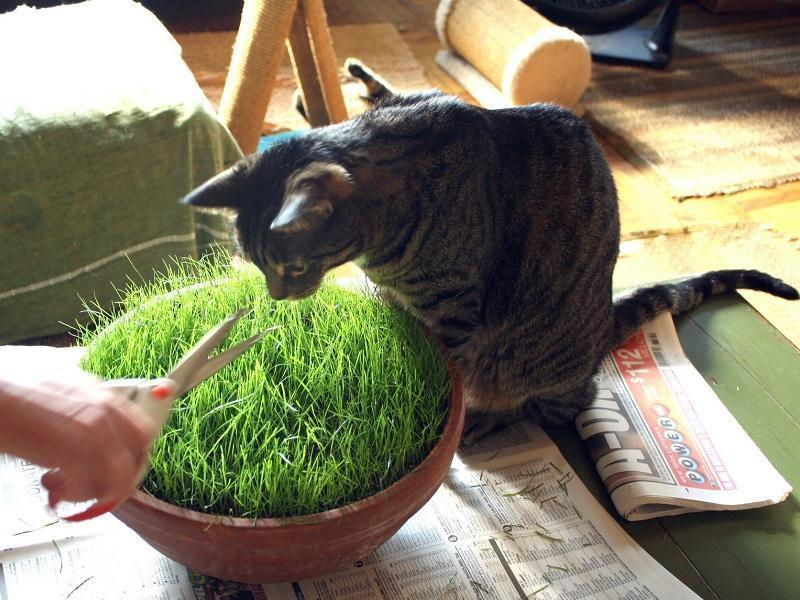
#> input picture images_task_F/1006.jpg, 800 x 600 px; its folder holds only this picture in this run
$ jupyter execute --allow-errors Task_F.ipynb   (older library calls are emulated)
#> lines starting #> are read from the running program, lines starting #| are printed output that depends on the picture
### ITTISaliencyLib.py
import numpy as np
import cv2


def get_intensity(image):
    """
    Get intensity map. Values range from 0 to 1.
    """
    # convert scale of array elements
    src = np.float32(image) * 1.0 / 255
    # extract intensity
    intensity_map = cv2.cvtColor(src, cv2.COLOR_BGR2GRAY)
    return intensity_map


def get_gaussian_pyramid(image):
    """
    Get gaussian pyramid with 8 levels of downsampling.
    """
    pyr = list()
    pyr.append(image)
    for i in range(1, 9):
        next_layer = cv2.pyrDown(pyr[i - 1])
        pyr.append(next_layer)
    return pyr


def center_surround_diff(gauss_pyr):
    maps = list()
    for c in range(2, 5):
        center = gauss_pyr[c]
        size = (center.shape[1], center.shape[0])
        for s in range(3, 5):
            surround = cv2.resize(gauss_pyr[c + s], size, interpolation=cv2.INTER_LINEAR)
            cs_difference_map = cv2.absdiff(center, surround)
            maps.append(cs_difference_map)
    return maps


def simple_normalization(image, M=1):
    img_min, img_max, _, _ = cv2.minMaxLoc(image)
    if img_min != img_max:
        normalized = image / (img_max - img_min) - img_min / (img_max - img_min)
        if M != 1:
            normalized = normalized * M
    else:
        normalized = image - img_min
    return normalized


def compute_average_local_maxima(feature_map, stepsize=-1):
    # NOTE: I compute local maxima taking into account last slices of the matrix
    # 30 corresponds to ~1 degree of visual angle
    local_avg_size = 30
    width = feature_map.shape[1]
    height = feature_map.shape[0]
    avg_size = local_avg_size if (stepsize < 1) else stepsize
    if avg_size > height - 1:
        avg_size = height - 1
    if avg_size > width - 1:
        avg_size = width - 1
    # find local maxima
    num_maxima = 0
    sum_all_maxima = 0

    for y in range(0, height - avg_size, avg_size):
        for x in range(0, width - avg_size, avg_size):
            local_img = feature_map[y : y + avg_size, x : x + avg_size]
            _, loc_max, _, _ = cv2.minMaxLoc(local_img)
            sum_all_maxima += loc_max
            num_maxima += 1
            last_x = x + avg_size
        local_img = feature_map[y : y + avg_size, last_x:(width)]
        _, loc_max, _, _ = cv2.minMaxLoc(local_img)
        sum_all_maxima += loc_max
        num_maxima += 1
        last_y = y + avg_size

    for x in range(0, width - avg_size, avg_size):
        local_img = feature_map[last_y:height, x : x + avg_size]
        _, loc_max, _, _ = cv2.minMaxLoc(local_img)
        sum_all_maxima += loc_max
        num_maxima += 1
        last_x = x + avg_size
    local_img = feature_map[last_y:height, last_x:(width)]
    _, loc_max, _, _ = cv2.minMaxLoc(local_img)
    sum_all_maxima += loc_max
    num_maxima += 1

    # averaging over all the local regions
    return sum_all_maxima / num_maxima


def normalize_map(feature_map):
    """
    This function implements the particular normalization operator N
    described in Itti 1998.
    """
    # normalize in range [0...M], choice M=1
    M = 1
    simply_normalized = simple_normalization(feature_map, M)
    # get average local maximum
    avg_local_maximum = compute_average_local_maxima(simply_normalized)
    # normalize feature map as from paper
    coeff_normalization = (M - avg_local_maximum) ** 2
    itti_normalized = simply_normalized * coeff_normalization
    return itti_normalized


# INTENSITY
def get_intensity_conspicuity_map(intensity):
    shape = intensity.shape
    # get Gaussian pyramid for intensity
    intensity_gauss_pyr = get_gaussian_pyramid(intensity)
    # compute 6 feature maps at different scales
    feature_maps = center_surround_diff(intensity_gauss_pyr)
    # normalize feature maps
    norm_feature_maps = [normalize_map(m) for m in feature_maps]
    # get conspicuity map from normalized maps

    # NOTE: in 1998 paper they use scale 4 for the conspicuity maps, here I use scale 0
    norm_feature_maps = [
        cv2.resize(m, shape[::-1], interpolation=cv2.INTER_LINEAR) for m in norm_feature_maps
    ]

    # sum all c-s diff maps into conspicuity map
    intensity_conspicuity = np.zeros_like(intensity)
    for cs_index in range(6):
        intensity_conspicuity += norm_feature_maps[cs_index]

    return normalize_map(intensity_conspicuity)


# COLOR
def get_color_conspicuity_map(image):
    """
    The slower between the maps, may be further optimized.
    """
    # get color channels
    (b, g, r) = get_color_channels(image)
    shape = b.shape

    # build 4 broadly-tuned color channels
    R_ch = (r - (g + b)) / 2
    G_ch = (g - (r + b)) / 2
    B_ch = (b - (r + g)) / 2
    Y_ch = (r + g) / 2 - abs(r - g) / 2 - b

    # set to 0 negative values
    R_ch[R_ch < 0] = 0
    G_ch[G_ch < 0] = 0
    B_ch[B_ch < 0] = 0
    Y_ch[Y_ch < 0] = 0

    # create gaussian pyramids
    red_gauss_pyr = get_gaussian_pyramid(R_ch)
    green_gauss_pyr = get_gaussian_pyramid(G_ch)
    blue_gauss_pyr = get_gaussian_pyramid(B_ch)
    yellow_gauss_pyr = get_gaussian_pyramid(Y_ch)

    # get feature maps for different color spaces
    rg_color_space_maps = get_color_space_feature_maps(red_gauss_pyr, green_gauss_pyr)
    by_color_space_maps = get_color_space_feature_maps(blue_gauss_pyr, yellow_gauss_pyr)

    # normalize feature maps
    rg_color_space_maps = [normalize_map(m) for m in rg_color_space_maps]
    by_color_space_maps = [normalize_map(m) for m in by_color_space_maps]

    # get conspicuity map
    color_conspicuity_map = get_conspicuity_from_color_spaces(
        rg_color_space_maps, by_color_space_maps, shape
    )
    return normalize_map(color_conspicuity_map)


def get_color_channels(image):
    intensity = np.float32(np.sum(image, axis=2))
    _, max_int, _, _ = cv2.minMaxLoc(intensity)
    min_intensity_admitted = max_int / 10

    for y in range(image.shape[0]):
        for x in range(image.shape[1]):
            if intensity[y][x] < min_intensity_admitted:
                image[y][x] = [0, 0, 0]

    src = np.zeros_like(image, dtype=np.float32)
    for y in range(image.shape[0]):
        for x in range(image.shape[1]):
            if image[y][x].any() > 0:
                src[y][x] = np.float32(np.float32(image[y][x]) / np.float32(max_int))
    return cv2.split(src)


def get_color_space_feature_maps(c1_pyr, c2_pyr):
    # here we compute the feature maps for the double opponent color system
    feature_maps = list()
    for c in range(2, 5):
        center = c1_pyr[c] - c2_pyr[c]
        size = (center.shape[1], center.shape[0])
        for s in range(3, 5):
            surround = c2_pyr[c + s] - c1_pyr[c + s]
            res_surround = center - cv2.resize(surround, size, interpolation=cv2.INTER_LINEAR)
            cs_diff = cv2.absdiff(center, res_surround)
            feature_maps.append(cs_diff)
    return feature_maps


def get_conspicuity_from_color_spaces(rg_space, by_space, shape):
    conspicuity_map = np.zeros(shape)
    # resizing normalized feature maps
    # NOTE: in 1998 paper they use scale 4 for the conspicuity maps, here I use scale 0
    rg_space = [cv2.resize(m, shape[::-1], interpolation=cv2.INTER_LINEAR) for m in rg_space]
    by_space = [cv2.resize(m, shape[::-1], interpolation=cv2.INTER_LINEAR) for m in by_space]
    for cs_index in range(6):
        conspicuity_map += rg_space[cs_index] + by_space[cs_index]
    return conspicuity_map


# ORIENTATION
def get_gabor_kernels(shape):
    # NOTE: Gabor Kernels are chosen by a trial-end-error mean
    kernel_list = list()
    kernel_size = int(min(shape) / 42)
    lamb = kernel_size
    sigma = lamb * 0.56
    gamma = 0.5
    psi = 0
    orientations = [0, (np.pi / 4), (np.pi / 2), (np.pi * 3 / 4)]

    for theta in orientations:
        gabor_kernel = cv2.getGaborKernel(
            (kernel_size, kernel_size), sigma, theta, lamb, gamma, psi, ktype=cv2.CV_32F
        )
        gabor_kernel = gabor_kernel / gabor_kernel.sum()
        kernel_list.append(gabor_kernel)

    return kernel_list


def get_conspicuity_from_orienation_feature_maps(orient_feature_maps, shape, debug=False):
    conspicuity_map = np.zeros(shape)
    i = 0
    for orientation in orient_feature_maps:
        i += 1
        orientation_conspicuity = np.zeros(shape)
        for feature_map in orientation:
            normalized = normalize_map(feature_map)
            resized = cv2.resize(normalized, shape[::-1], interpolation=cv2.INTER_LINEAR)
            orientation_conspicuity += resized
        if debug:
            cv2.imshow(f"Orientation {i}", orientation_conspicuity)
            cv2.waitKey(0)
        conspicuity_map += normalize_map(orientation_conspicuity)
    return conspicuity_map


def get_orientation_conspicuity_map(intensity, debug=False):
    shape = intensity.shape
    # get gabor filters
    filters = get_gabor_kernels(shape)
    # convolve intensity, obtain 4 preferred orientations
    oriented_intensities = [cv2.filter2D(intensity, cv2.CV_32F, kernel) for kernel in filters]

    for i in range(len(oriented_intensities)):
        intensity = oriented_intensities[i]
        kernel = filters[i]
        if debug:
            cv2.imshow(f"Intensity {i}", intensity)
            cv2.imshow(f"Kernel {i}", kernel)
    if debug:
        cv2.waitKey(0)

    # get a gaussian pyramid for each orientation
    intensity_pyramids = [
        get_gaussian_pyramid(oriented_intensity) for oriented_intensity in oriented_intensities
    ]
    # get center surround differences
    cs_differences = [center_surround_diff(oriented_pyr) for oriented_pyr in intensity_pyramids]
    # compute conspicuity map for orientation
    orientation_conspicuity_map = get_conspicuity_from_orienation_feature_maps(
        cs_differences, shape, debug
    )
    return normalize_map(orientation_conspicuity_map)


# COMPLETE
def get_spatial_saliency_map(image):
    intensity = get_intensity(image)
    intensity_conspicuity = get_intensity_conspicuity_map(intensity)
    color_conspicuity = get_color_conspicuity_map(image)
    orientation_conspicuity = get_orientation_conspicuity_map(intensity)

    n_intensity = normalize_map(intensity_conspicuity)
    c_intensity = normalize_map(color_conspicuity)
    o_intensity = normalize_map(orientation_conspicuity)
    saliency_map = (n_intensity + c_intensity + o_intensity) * (1 / 3)

    return saliency_map


def get_spatial_saliency_map_I(image):
    intensity = get_intensity(image)
    intensity_conspicuity = get_intensity_conspicuity_map(intensity)
    # color_conspicuity = get_color_conspicuity_map(image)
    # orientation_conspicuity = get_orientation_conspicuity_map(intensity)

    n_intensity = normalize_map(intensity_conspicuity)
    # c_intensity = normalize_map(color_conspicuity)
    # o_intensity = normalize_map(orientation_conspicuity)
    saliency_map = n_intensity  # (n_intensity + c_intensity + o_intensity) * (1 / 3)

    return saliency_map


def get_spatial_saliency_map_C(image):
    # intensity = get_intensity(image)
    # intensity_conspicuity = get_intensity_conspicuity_map(intensity)
    color_conspicuity = get_color_conspicuity_map(image)
    # orientation_conspicuity = get_orientation_conspicuity_map(intensity)

    # n_intensity = normalize_map(intensity_conspicuity)
    c_intensity = normalize_map(color_conspicuity)
    # o_intensity = normalize_map(orientation_conspicuity)
    saliency_map = c_intensity  # (n_intensity + c_intensity + o_intensity) * (1 / 3)

    return saliency_map


def get_spatial_saliency_map_O(image):
    intensity = get_intensity(image)
    # intensity_conspicuity = get_intensity_conspicuity_map(intensity)
    # color_conspicuity = get_color_conspicuity_map(image)
    orientation_conspicuity = get_orientation_conspicuity_map(intensity)

    # n_intensity = normalize_map(intensity_conspicuity)
    # c_intensity = normalize_map(color_conspicuity)
    o_intensity = normalize_map(orientation_conspicuity)
    saliency_map = o_intensity  # (n_intensity + c_intensity + o_intensity) * (1 / 3)

    return saliency_map

### Task_F.ipynb
<font size=7>Own scan path and individual preference for saliency features and object categories<font>

<font size=5>Step 1:<font>

<font size=3> Run all cells of Step 1. Using the **Subject** dropdown menu, select your own subject number, then go through the 40 images you viewed in the lab during the experiment to see your own scanpaths.

<font size=3>*Note: Fixations are represented by circles. Circle size is proportional to fixation duration and circle color indicates the order of the fixation (first = lightest, last = darkest).*

<font size=3>•	Compare your scanpath with the predictions of the saliency model and the object categories from tasks D and E.

<font size=3>•	Can you recognize an individual preference?

[cell 1]
import os, glob
import pandas as pd
import numpy as np
import seaborn as sns
import matplotlib.pyplot as plt
from scipy.io import loadmat
import scipy.io
from scipy.stats import norm
from scipy.ndimage import gaussian_filter
import ipywidgets as widgets
from IPython.display import display, HTML
from PIL import Image
import cv2
import ITTISaliencyLib
import warnings

warnings.filterwarnings('ignore')

im_width, im_height = 800, 600
im_width_real, im_height_real = 1146, 876  # real size
exp_scale_width = im_width_real / im_width  # 1.4325
exp_scale_height = im_height_real / im_height  # 1.46

current_dir = os.getcwd()
print(current_dir)
# Path to the folder containing JPG images
#IMAGE_FOLDER = '/Users/patrikpolgari/Documents/Postdoc_Marburg/student_supervision/Teaching/B-NP2_Übung/Code/Jupyter/images_task_F'
IMAGE_FOLDER = 'images_task_F'
RESULTS_FOLDER_FIX ='data_task_C/data_fix/'
RESULTS_FOLDER_SACC ='data_task_C/data_sacc/'
# [5 lines of commented-out code are left out]
OSIE_DATA = 'data_task_F/attrs_OSIE_40.mat'

# Get a list of JPG image files in the folder
image_files = [f for f in os.listdir(IMAGE_FOLDER) if f.endswith('.jpg')]
#> (the rest of this cell did not finish here and is left out)

***The cell below might take a long time to execacute***

[cell 2]
def make_saliency_map_dict():
    # [7 lines of commented-out code are left out]

    saliency_map_dict = {}

    #for image_name in image_list:
    for image_name in image_files:
        img = cv2.imread(os.path.join(IMAGE_FOLDER,image_name))
#> img is the input picture: shape (600, 800, 3); mean B, G, R 100.7, 123.4, 128.2
        saliency_map_dict[image_name] = {}

        # [7 lines of commented-out code are left out]
        saliency_map = ITTISaliencyLib.get_spatial_saliency_map(img)
#> after the loop in get_gaussian_pyramid, `for i in range(1, 9):`: pyr = 9 items
#> after the loop in center_surround_diff, `for c in range(2, 5):`: maps = 6 items
#> the loop in get_intensity_conspicuity_map, `for cs_index in range(6):` made 6 passes
#> pass 3, in get_intensity_conspicuity_map, `intensity_conspicuity += norm_feature_maps[cs_index]`:
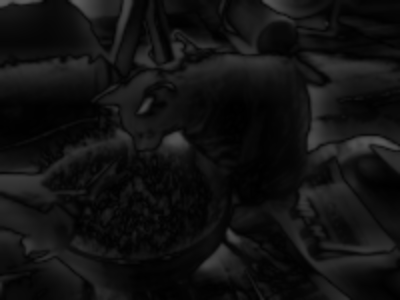
#> intensity_conspicuity: shape (600, 800) float32 (shown at 1/2 size); min 0.00136, max 0.365, mean 0.0694
#> in simple_normalization (call 7), `img_min, img_max, _, _ = cv2.minMaxLoc(image)`: img_min = 0.00539; img_max = 0.468
#> in simple_normalization (call 7), `normalized = image / (img_max - img_min) - img_min / (img_max - img_min)`:
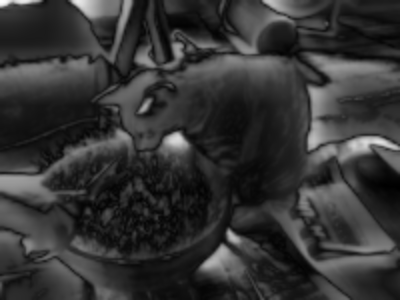
#> normalized: shape (600, 800) float32 (shown at 1/2 size); min 0, max 1, mean 0.207
#> the loop in compute_average_local_maxima (call 7), `for y in range(0, height - avg_size, avg_size):` made 19 passes
#> (loc_max, sum_all_maxima) on passes 1 to 8: (0.157, 12.31), (0.123, 21.01), (0.121, 29.39), (0.235, 40.24), (0.387, 53.41), (0.406, 64.29), (0.224, 72.62), (0.19, 79.25)
#> after the loop in compute_average_local_maxima (call 7), `for y in range(0, height - avg_size, avg_size):`:
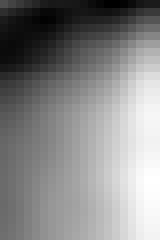
#> local_img: shape (30, 20) float32 (shown 8 times larger); min 0.0766, max 0.15, mean 0.115; drawn with min black and max white
#> after the loop in compute_average_local_maxima (call 7), `for y in range(0, height - avg_size, avg_size):`: num_maxima = 513; sum_all_maxima = 178.8
#> the loop in compute_average_local_maxima (call 7), `for x in range(0, width - avg_size, avg_size):` made 26 passes
#> (loc_max, sum_all_maxima) on passes 1 to 8: (0.334, 179.1), (0.177, 179.3), (0.171, 179.5), (0.243, 179.7), (0.326, 180), (0.331, 180.4), (0.415, 180.8), (0.427, 181.2)
#> after the loop in compute_average_local_maxima (call 7), `for x in range(0, width - avg_size, avg_size):`:
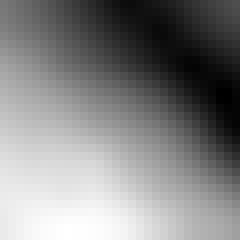
#> local_img: shape (30, 30) float32 (shown 8 times larger); min 0.0842, max 0.158, mean 0.122; drawn with min black and max white
#> after the loop in compute_average_local_maxima (call 7), `for x in range(0, width - avg_size, avg_size):`: num_maxima = 539; sum_all_maxima = 185.3
#> in compute_average_local_maxima (call 7), `local_img = feature_map[last_y:height, last_x:(width)]`:
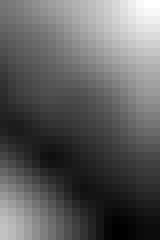
#> local_img: shape (30, 20) float32 (shown 8 times larger); min 0.0762, max 0.145, mean 0.102; drawn with min black and max white
#> in compute_average_local_maxima (call 7), `_, loc_max, _, _ = cv2.minMaxLoc(local_img)`: loc_max = 0.145
#> in compute_average_local_maxima (call 7), `sum_all_maxima += loc_max`: sum_all_maxima = 185.4
#> in compute_average_local_maxima (call 7), `num_maxima += 1`: num_maxima = 540
#> in get_color_channels, `intensity = np.float32(np.sum(image, axis=2))`:
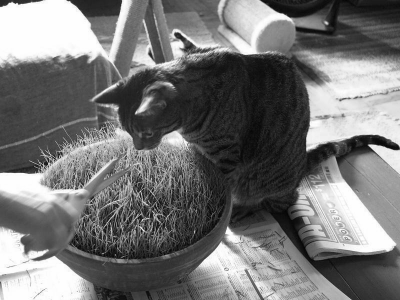
#> intensity: shape (600, 800) float32 (shown at 1/2 size); min 1, max 765, mean 352.3; drawn with min black and max white
#> in get_color_channels, `_, max_int, _, _ = cv2.minMaxLoc(intensity)`: max_int = 765
#> in get_color_channels, `min_intensity_admitted = max_int / 10`: min_intensity_admitted = 76.5
#> after the loop in get_color_channels, `for y in range(image.shape[0]):`:
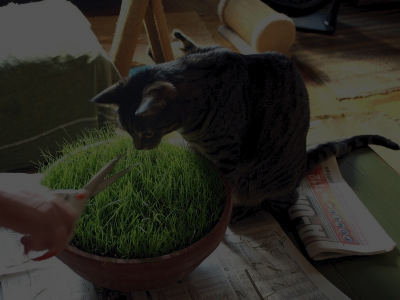
#> src: shape (600, 800, 3) float32 (shown at 1/2 size); mean B, G, R 0.129, 0.16, 0.166
#> in get_color_conspicuity_map, `R_ch = (r - (g + b)) / 2`:
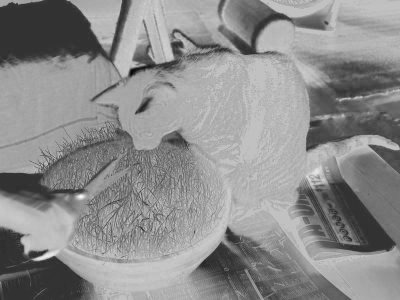
#> R_ch: shape (600, 800) float32 (shown at 1/2 size); min -0.225, max 0.0712, mean -0.0616; drawn with min black and max white
#> in get_color_conspicuity_map, `G_ch = (g - (r + b)) / 2`:
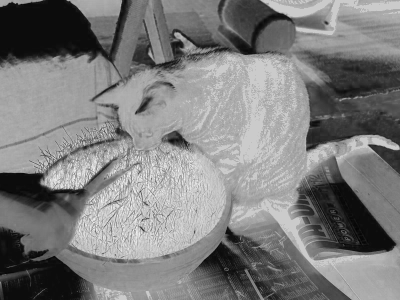
#> G_ch: shape (600, 800) float32 (shown at 1/2 size); min -0.177, max 0.0444, mean -0.0679; drawn with min black and max white
#> in get_color_conspicuity_map, `B_ch = (b - (r + g)) / 2`:
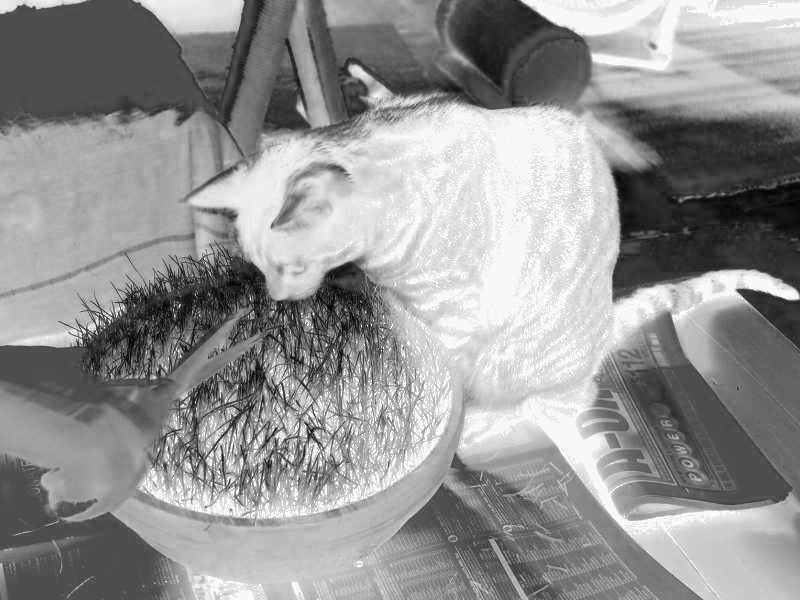
#> B_ch: shape (600, 800) float32; min -0.242, max 0.00588, mean -0.0981; drawn with min black and max white
#> (the rest of the program and of its run is left out)
